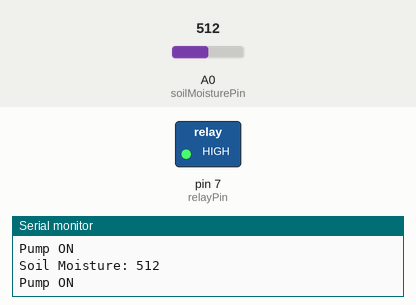
Simulated run of this sketch. Board: Arduino Uno, built with avr-gcc and run on an emulated ATmega328P. On the bench: switched loads named in the sketch (green lamp = pin HIGH), the last lines printed to the serial monitor. The test bench sets the inputs (shaded band); at power-on: A0 (soilMoisturePin) = 512.

Above: at 1.8 s.
1.9 s: A0 (soilMoisturePin) set to 692
3.4 s: A0 (soilMoisturePin) set to 717
At 4.6 s:
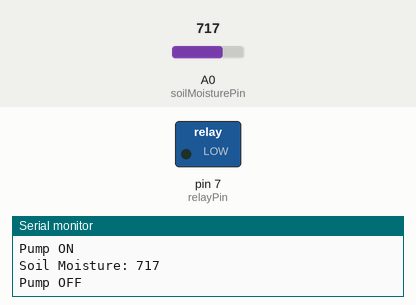
5.5 s: A0 (soilMoisturePin) set to 690
At 7.2 s:
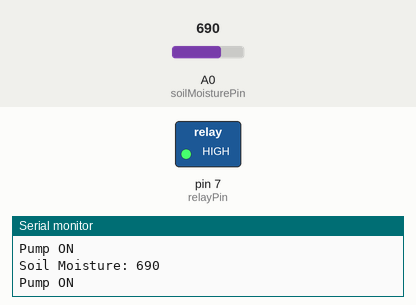
7.5 s: A0 (soilMoisturePin) set to 710
At 8.9 s:
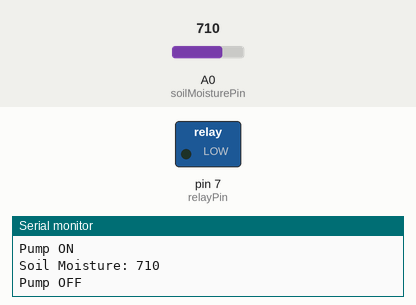
Timing chart, 0 to 10.5 s (numbered marks = the images above; inputs shaded):
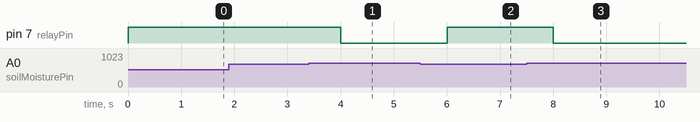

Measured:
- the behaviour switches between 699 and 700 on A0 (soilMoisturePin) (found by bisection; images 0 and 1)
- after the input at 3.4 s, pin 7 (relayPin): HIGH → LOW after 0.60 s
- after the input at 5.5 s, pin 7 (relayPin): LOW → HIGH after 0.50 s
- after the input at 7.5 s, pin 7 (relayPin): HIGH → LOW after 0.50 s

The sketch:

automatic_watering_system.ino
```cpp
// Soil Moisture Sensor
int soilMoisturePin = A0; // Analog input pin A0
int soilMoistureValue = 0; // Variable to store the moisture value

// Relay Module
int relayPin = 7; // Digital output pin 7
int pumpOn = HIGH; // Define the pump activation state
int pumpOff = LOW; // Define the pump deactivation state

void setup() {
  // Initialize Serial Monitor
  Serial.begin(9600);

  // Set relay pin as output
  pinMode(relayPin, OUTPUT);
}

void loop() {
  // Read the soil moisture value
  soilMoistureValue = analogRead(soilMoisturePin);
  Serial.print("Soil Moisture: ");
  Serial.println(soilMoistureValue);

  // Check if the soil is too dry (adjust threshold as needed)
  if (soilMoistureValue < 700) {
    // Turn on the water pump
    digitalWrite(relayPin, pumpOn);
    Serial.println("Pump ON");
  } else {
    // Turn off the water pump
    digitalWrite(relayPin, pumpOff);
    Serial.println("Pump OFF");
  }

  // Delay before next reading
  delay(1000);
}
```
